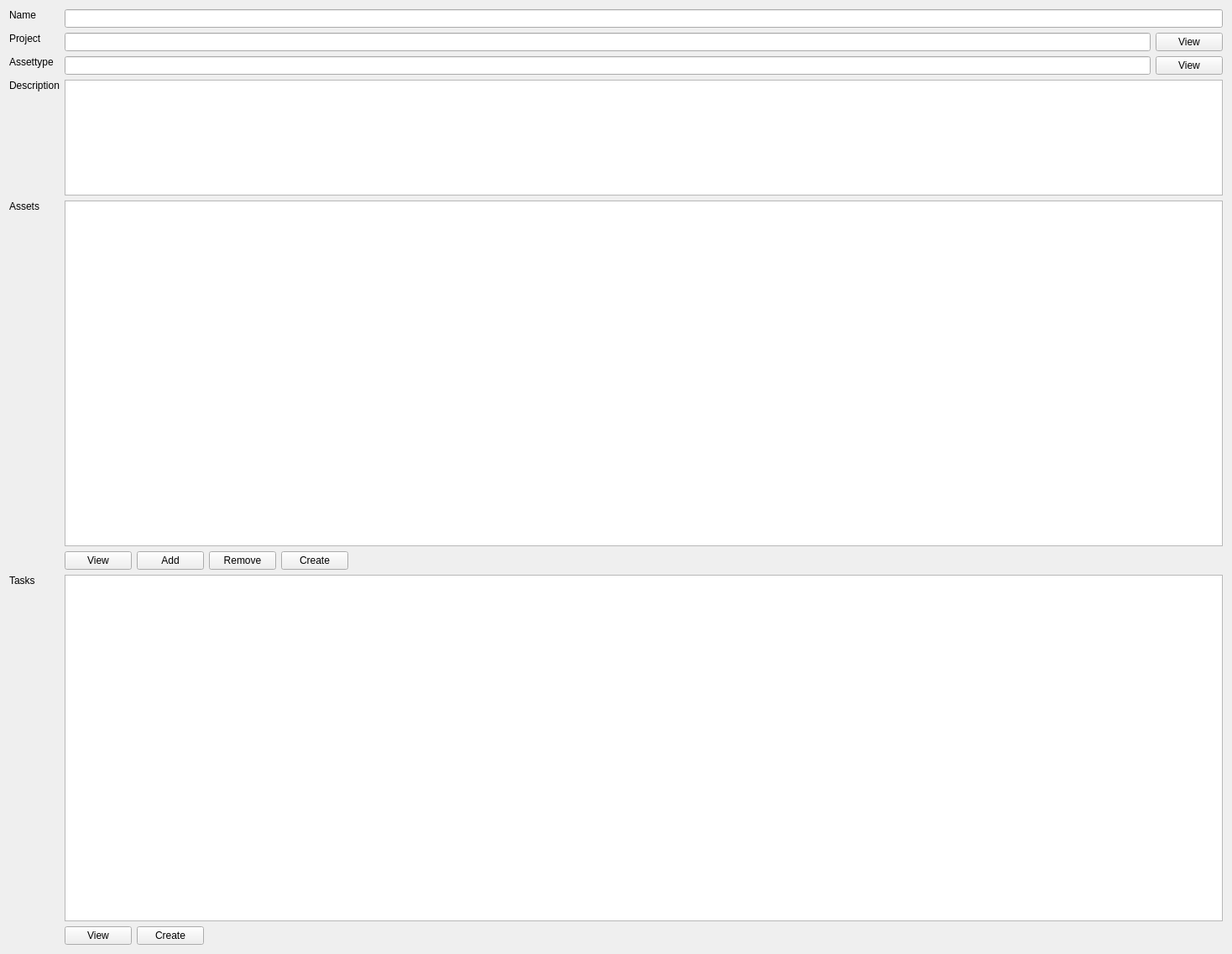
          <widget class="QWidget" name="asset_sa_widget">
           <property name="geometry">
            <rect>
             <x>0</x>
             <y>0</y>
             <width>1468</width>
             <height>1137</height>
            </rect>
           </property>
           <layout class="QGridLayout" name="asset_sa_widget_grid">
            <item row="7" column="1">
             <layout class="QHBoxLayout" name="asset_asset_btns_hbox">
              <item>
               <widget class="QPushButton" name="asset_asset_view_pb">
                <property name="text">
                 <string>View</string>
                </property>
               </widget>
              </item>
              <item>
               <widget class="QPushButton" name="asset_asset_add_pb">
                <property name="text">
                 <string>Add</string>
                </property>
               </widget>
              </item>
              <item>
               <widget class="QPushButton" name="asset_asset_remove_pb">
                <property name="text">
                 <string>Remove</string>
                </property>
               </widget>
              </item>
              <item>
               <widget class="QPushButton" name="asset_asset_create_pb">
                <property name="text">
                 <string>Create</string>
                </property>
               </widget>
              </item>
              <item>
               <spacer name="horizontalSpacer_10">
                <property name="orientation">
                 <enum>Qt::Horizontal</enum>
                </property>
                <property name="sizeHint" stdset="0">
                 <size>
                  <width>40</width>
                  <height>20</height>
                 </size>
                </property>
               </spacer>
              </item>
             </layout>
            </item>
            <item row="9" column="1">
             <layout class="QHBoxLayout" name="asset_task_btns_hbox">
              <item>
               <widget class="QPushButton" name="asset_task_view_pb">
                <property name="text">
                 <string>View</string>
                </property>
               </widget>
              </item>
              <item>
               <widget class="QPushButton" name="asset_task_create_pb">
                <property name="text">
                 <string>Create</string>
                </property>
               </widget>
              </item>
              <item>
               <spacer name="horizontalSpacer_11">
                <property name="orientation">
                 <enum>Qt::Horizontal</enum>
                </property>
                <property name="sizeHint" stdset="0">
                 <size>
                  <width>40</width>
                  <height>20</height>
                 </size>
                </property>
               </spacer>
              </item>
             </layout>
            </item>
            <item row="3" column="1">
             <layout class="QHBoxLayout" name="asset_atype_hbox">
              <item>
               <widget class="QLineEdit" name="asset_atype_le">
                <property name="readOnly">
                 <bool>true</bool>
                </property>
               </widget>
              </item>
              <item>
               <widget class="QPushButton" name="asset_atype_view_pb">
                <property name="text">
                 <string>View</string>
                </property>
               </widget>
              </item>
             </layout>
            </item>
            <item row="5" column="0">
             <widget class="QLabel" name="asset_desc_lb">
              <property name="text">
               <string>Description</string>
              </property>
              <property name="alignment">
               <set>Qt::AlignLeading|Qt::AlignLeft|Qt::AlignTop</set>
              </property>
             </widget>
            </item>
            <item row="6" column="0">
             <widget class="QLabel" name="asset_asset_lb">
              <property name="text">
               <string>Assets</string>
              </property>
              <property name="alignment">
               <set>Qt::AlignLeading|Qt::AlignLeft|Qt::AlignTop</set>
              </property>
             </widget>
            </item>
            <item row="8" column="0">
             <widget class="QLabel" name="asset_task_lb">
              <property name="text">
               <string>Tasks</string>
              </property>
              <property name="alignment">
               <set>Qt::AlignLeading|Qt::AlignLeft|Qt::AlignTop</set>
              </property>
             </widget>
            </item>
            <item row="0" column="0">
             <widget class="QLabel" name="asset_name_lb">
              <property name="text">
               <string>Name</string>
              </property>
              <property name="alignment">
               <set>Qt::AlignLeading|Qt::AlignLeft|Qt::AlignTop</set>
              </property>
             </widget>
            </item>
            <item row="0" column="1">
             <widget class="QLineEdit" name="asset_name_le">
              <property name="readOnly">
               <bool>true</bool>
              </property>
             </widget>
            </item>
            <item row="5" column="1">
             <widget class="QPlainTextEdit" name="asset_desc_pte">
              <property name="sizePolicy">
               <sizepolicy hsizetype="Expanding" vsizetype="Expanding">
                <horstretch>0</horstretch>
                <verstretch>1</verstretch>
               </sizepolicy>
              </property>
              <property name="minimumSize">
               <size>
                <width>0</width>
                <height>125</height>
               </size>
              </property>
             </widget>
            </item>
            <item row="6" column="1">
             <widget class="QTableView" name="asset_asset_tablev">
              <property name="sizePolicy">
               <sizepolicy hsizetype="Expanding" vsizetype="Expanding">
                <horstretch>0</horstretch>
                <verstretch>3</verstretch>
               </sizepolicy>
              </property>
             </widget>
            </item>
            <item row="8" column="1">
             <widget class="QTableView" name="asset_task_tablev">
              <property name="sizePolicy">
               <sizepolicy hsizetype="Expanding" vsizetype="Expanding">
                <horstretch>0</horstretch>
                <verstretch>3</verstretch>
               </sizepolicy>
              </property>
             </widget>
            </item>
            <item row="3" column="0">
             <widget class="QLabel" name="asset_atype_lb">
              <property name="text">
               <string>Assettype</string>
              </property>
              <property name="alignment">
               <set>Qt::AlignLeading|Qt::AlignLeft|Qt::AlignTop</set>
              </property>
             </widget>
            </item>
            <item row="1" column="1">
             <layout class="QHBoxLayout" name="asset_prj_hbox">
              <item>
               <widget class="QLineEdit" name="asset_prj_le">
                <property name="readOnly">
                 <bool>true</bool>
                </property>
               </widget>
              </item>
              <item>
               <widget class="QPushButton" name="asset_prj_view_pb">
                <property name="text">
                 <string>View</string>
                </property>
               </widget>
              </item>
             </layout>
            </item>
            <item row="1" column="0">
             <widget class="QLabel" name="asset_prj_lb">
              <property name="text">
               <string>Project</string>
              </property>
              <property name="alignment">
               <set>Qt::AlignLeading|Qt::AlignLeft|Qt::AlignTop</set>
              </property>
             </widget>
            </item>
           </layout>
          </widget>
